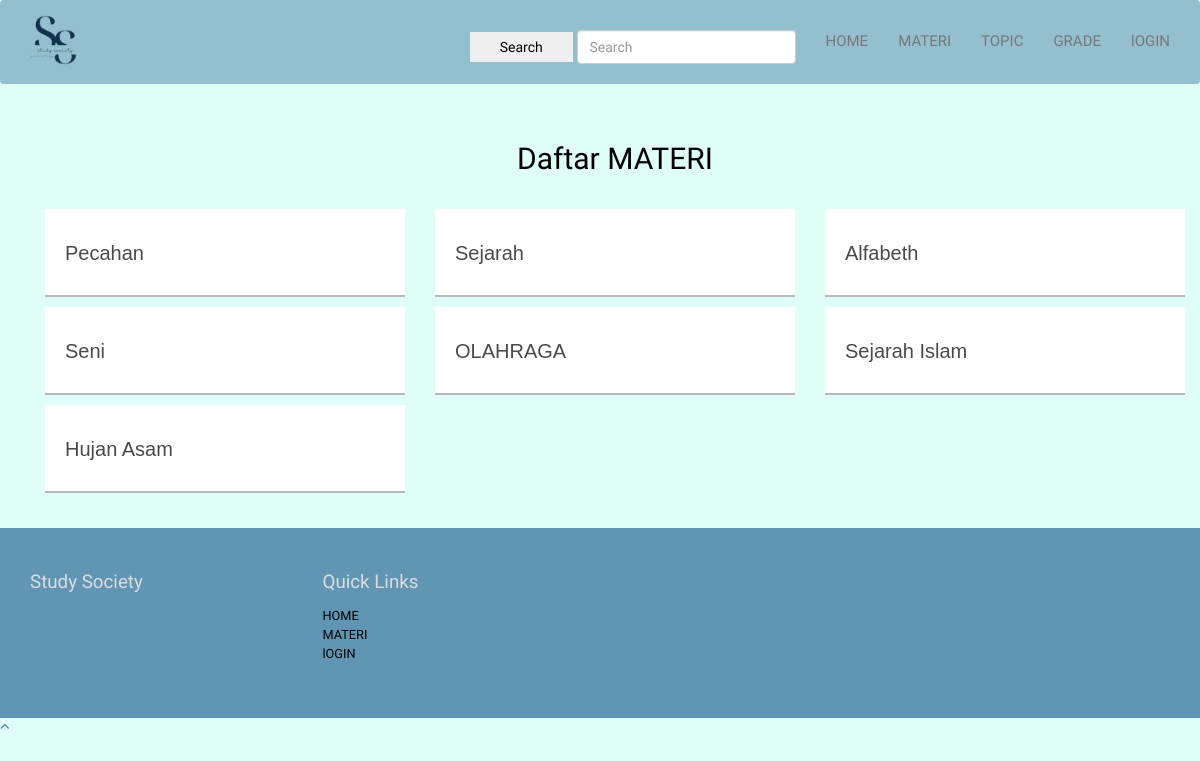
/index.php/C_StudySociety/materigrade/0, run on the app's committed database.
### tables this page shows
CREATE TABLE `post` (
  `post_id` int(11) NOT NULL,
  `user_id` int(11) NOT NULL,
  `post_title` varchar(256) NOT NULL,
  `post_content` longtext NOT NULL,
  `post_like_count` int(11) DEFAULT NULL,
  `post_dislike_count` int(11) DEFAULT NULL,
  `topic_id` int(11) NOT NULL,
  `grade_id` int(11) NOT NULL
);

### application/controllers/C_StudySociety.php (called while the page is built, shortened)
<?php
class C_StudySociety extends CI_Controller
{
    public function __construct()
    {
        $this->load->model('M_StudySociety');
    }
    public function materigrade($id)
    {
        $gradeData = $this->M_StudySociety->getAllGrade();
        $topicData = $this->M_StudySociety->getgrade($id);
        $data = ["topic" => $topicData,"grade" => $gradeData];
        $this->load->view('V_materi_grade', $data);
    }
}

### index.php (called while the page is built, shortened)
<?php
require_once BASEPATH.'core/CodeIgniter.php';

### application/models/M_StudySociety.php (called while the page is built, shortened)
<?php
class M_StudySociety extends CI_Model
{
    public function getGrade($id)
    {
        $query = $this->db->query("SELECT * FROM post where grade_id=$id");
        return $query->result();
    }
}

### application/views/V_materi_grade.php (the view, shortened to what this page needs)
<?php include "templates/V_header.php"; ?>
<center>
<div class="container">
                <div class="container">
                    <div class="row">
                    <div class="col-md-12">
                        <div class="section-title mb-75">
                        <br>
                          <br>
                          <h2>Daftar <span>MATERI</span></h2>
                        </div>
                    </div>
                </div>
                <div class="our-room-show">
                    <div class="row">
                        <div class="carousel-list">
                        <?php foreach($topic as $p) {?>
                                <a href="<?php echo site_url('C_StudySociety/seePost/?post_id=').$p->post_id;?>">
                            <div class="col-md-4">
                                <div class="single-room">
                                    <div class="room-desc">
                                        <div class="room-name">
                                            <h3> <?=$p->post_title?></h3>
                                        </div>
                                    </div>
                                </div>
                            </div>
                            </a>
                           <?php } ?>
                        </div>
                    </div>
                </div>
            </div>
        </div>
    </center>
    <br>
    <br>
<?php include "templates/V_footer.php"; ?>

### assets/style.css (style rules this page uses)
body { background-color: #dffef7; font-family: "Raleway", sans-serif; font-size: 15px; line-height: 15px; color: #000000; }
.btn, a, a:hover { text-decoration: none; -webkit-transition: all 0.3s ease-in-out; -moz-transition: all 0.3s ease-in-out; -ms-transition: all 0.3s ease-in-out; -o-transition: all 0.3s ease-in-out; transition: all 0.3s ease-in-out; outline: 0; }
h1, h2, h3, h4, h5, h6 { font-family: "Old Standard TT", serif; line-height: 1em; margin: 0; }
h1.title, h2 { font-size: 2em; line-height: 3em; }
h3 { font-size: 1.5em; margin-bottom: 0.7em; }

### application/views/V_materi_grade.php (style rules this page uses)
.our-room-show .single-room { background: #fff none repeat scroll 0 0; border-bottom: 2px solid #b8b8b8; margin: 5px 0; transition: all 0.3s ease 0s; }
.single-room .room-desc { padding: 34px 20px 25px; text-align: left; }
.room-desc .room-name h3 { color: #4a4a4a; font-family: "Poppins",sans-serif; font-size: 20px; font-weight: 500; margin-bottom: 7px; text-transform: capitalize; }
.carousel-list .col-md-4 { width: 390px; }

### data on the page
post: post_title "Pecahan"
post: post_title "Sejarah"
post: post_title "Alfabeth"
post: post_title "Seni"
post: post_title "OLAHRAGA"
post: post_title "Sejarah Islam"
post: post_title "Hujan Asam"
